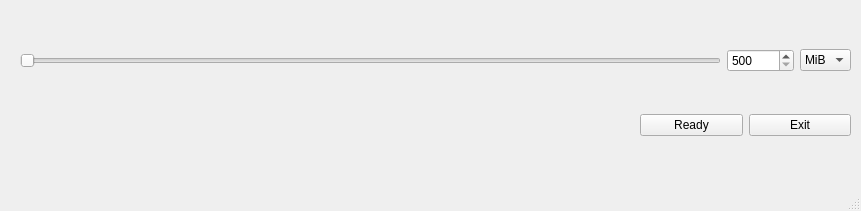
<?xml version="1.0" encoding="UTF-8"?>
<ui version="4.0">
 <class>MainWindow</class>
 <widget class="QMainWindow" name="MainWindow">
  <property name="geometry">
   <rect>
    <x>0</x>
    <y>0</y>
    <width>861</width>
    <height>211</height>
   </rect>
  </property>
  <property name="windowTitle">
   <string>Zram Generator [ALPHA]</string>
  </property>
  <property name="windowIcon">
   <iconset resource="images.qrc">
    <normaloff>:/images/icon.jpeg</normaloff>:/images/icon.jpeg</iconset>
  </property>
  <property name="autoFillBackground">
   <bool>true</bool>
  </property>
  <property name="locale">
   <locale language="English" country="UnitedStates"/>
  </property>
  <widget class="QWidget" name="centralwidget">
   <widget class="QWidget" name="gridLayoutWidget">
    <property name="geometry">
     <rect>
      <x>20</x>
      <y>30</y>
      <width>831</width>
      <height>61</height>
     </rect>
    </property>
    <layout class="QGridLayout" name="gridLayout">
     <item row="0" column="2">
      <widget class="QComboBox" name="type">
       <property name="toolTip">
        <string notr="true"/>
       </property>
       <property name="statusTip">
        <string notr="true"/>
       </property>
       <property name="whatsThis">
        <string notr="true"/>
       </property>
       <property name="accessibleName">
        <string notr="true"/>
       </property>
       <property name="accessibleDescription">
        <string notr="true"/>
       </property>
       <property name="currentIndex">
        <number>1</number>
       </property>
       <item>
        <property name="text">
         <string>KiB</string>
        </property>
       </item>
       <item>
        <property name="text">
         <string>MiB</string>
        </property>
       </item>
       <item>
        <property name="text">
         <string>GiB</string>
        </property>
       </item>
      </widget>
     </item>
     <item row="0" column="0">
      <widget class="QSlider" name="horizontalSlider">
       <property name="minimum">
        <number>500</number>
       </property>
       <property name="maximum">
        <number>204800</number>
       </property>
       <property name="value">
        <number>500</number>
       </property>
       <property name="orientation">
        <enum>Qt::Horizontal</enum>
       </property>
      </widget>
     </item>
     <item row="0" column="1">
      <widget class="QSpinBox" name="spinBox">
       <property name="minimum">
        <number>500</number>
       </property>
       <property name="maximum">
        <number>204800</number>
       </property>
       <property name="value">
        <number>500</number>
       </property>
      </widget>
     </item>
    </layout>
   </widget>
   <widget class="QWidget" name="gridLayoutWidget_2">
    <property name="geometry">
     <rect>
      <x>640</x>
      <y>100</y>
      <width>211</width>
      <height>51</height>
     </rect>
    </property>
    <layout class="QGridLayout" name="gridLayout_2">
     <item row="0" column="0">
      <widget class="QPushButton" name="ready">
       <property name="text">
        <string>Ready</string>
       </property>
      </widget>
     </item>
     <item row="0" column="1">
      <widget class="QPushButton" name="exit">
       <property name="text">
        <string>Exit</string>
       </property>
      </widget>
     </item>
    </layout>
   </widget>
  </widget>
  <widget class="QMenuBar" name="menubar">
   <property name="geometry">
    <rect>
     <x>0</x>
     <y>0</y>
     <width>861</width>
     <height>23</height>
    </rect>
   </property>
  </widget>
  <widget class="QStatusBar" name="statusbar">
   <property name="sizeGripEnabled">
    <bool>true</bool>
   </property>
  </widget>
 </widget>
 <resources>
  <include location="images.qrc"/>
 </resources>
 <connections/>
</ui>
